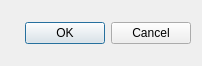
<?xml version="1.0" encoding="UTF-8"?>
<ui version="4.0">
 <class>PropertyDefinitionDialog</class>
 <widget class="QDialog" name="PropertyDefinitionDialog">
  <property name="geometry">
   <rect>
    <x>0</x>
    <y>0</y>
    <width>202</width>
    <height>66</height>
   </rect>
  </property>
  <property name="windowTitle">
   <string>Dialog</string>
  </property>
  <layout class="QVBoxLayout" name="verticalLayout">
   <item>
    <layout class="QGridLayout" name="Grid"/>
   </item>
   <item>
    <widget class="QDialogButtonBox" name="buttonBox">
     <property name="orientation">
      <enum>Qt::Horizontal</enum>
     </property>
     <property name="standardButtons">
      <set>QDialogButtonBox::Cancel|QDialogButtonBox::Ok</set>
     </property>
    </widget>
   </item>
  </layout>
 </widget>
 <resources/>
 <connections>
  <connection>
   <sender>buttonBox</sender>
   <signal>accepted()</signal>
   <receiver>PropertyDefinitionDialog</receiver>
   <slot>accept()</slot>
   <hints>
    <hint type="sourcelabel">
     <x>248</x>
     <y>254</y>
    </hint>
    <hint type="destinationlabel">
     <x>157</x>
     <y>274</y>
    </hint>
   </hints>
  </connection>
  <connection>
   <sender>buttonBox</sender>
   <signal>rejected()</signal>
   <receiver>PropertyDefinitionDialog</receiver>
   <slot>reject()</slot>
   <hints>
    <hint type="sourcelabel">
     <x>316</x>
     <y>260</y>
    </hint>
    <hint type="destinationlabel">
     <x>286</x>
     <y>274</y>
    </hint>
   </hints>
  </connection>
 </connections>
</ui>
